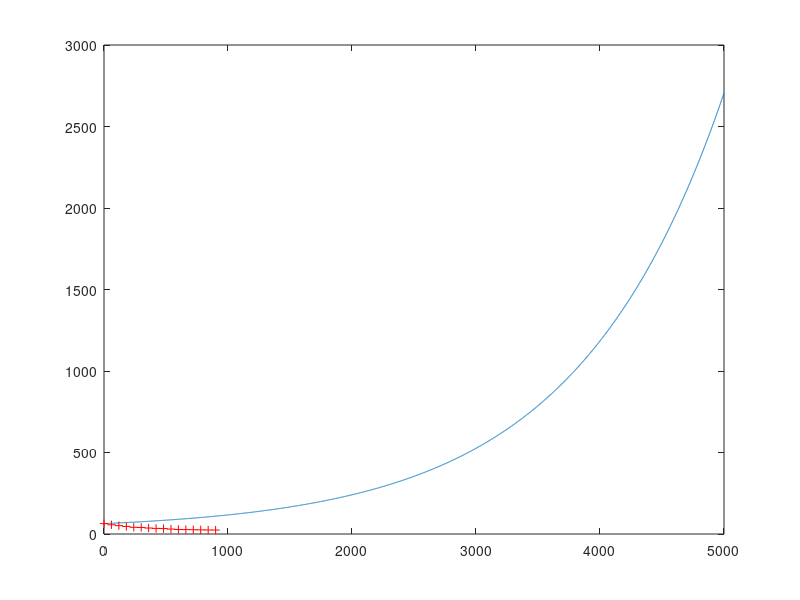

This figure's MATLAB source:
clear;clc;
%experiment
t_e=(0:1:15)*60;
T_e=[146.5,133.7,124.2,115.7,106.2,104.3,97.8,93.7,91.9,86.4,82.1,80.9,79.2,77.9,76.5,75.9];
T_e=(T_e-32)/1.8;
%inputs
h= 5; %guess coef 2.5 to 25 w/m^/c
ID=.34;
th=.17;
OD=1.5;
OD=OD*2.54/100; %meters
ID=ID*2.54/100; %meters
th=th*2.54/100; %meters
As=(pi*OD^2/4-pi*ID^2/4)*2+pi*OD*th+pi*ID*th; %m^2

T_inf=73; %F ambient temperature
T_inf=(T_inf-32)/1.8; %C

C=.466; % J/(g C)
m=35.84; %g
dt=1; %time step in seconds
T(1)=146.5; % F
T(1)= (T(1)-32)/1.8; %C
t(1)=0; %time
n=1;
while t(n)<5000
Q_dot=h*As*(T(n)-T_inf);
E_out=Q_dot*dt; %J
DT=E_out/(m*C); %C
T(n+1)=T(n)+DT;
t(n+1)=t(n)+dt;
n=n+1;
end

plot(t,T)
hold on
plot(t_e,T_e,'r+')
